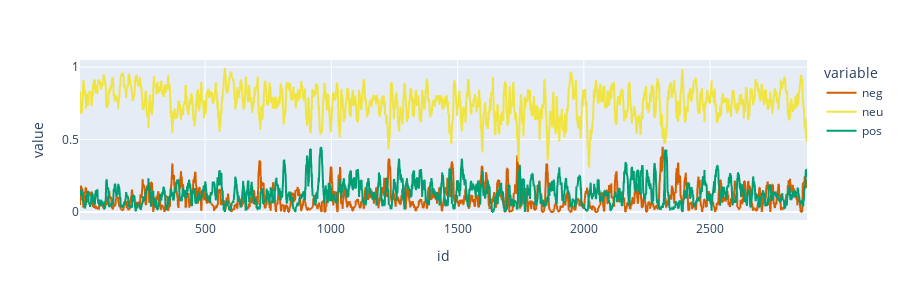

The code cell stored with this chart in its notebook:
### Code cell
# display sentiment for a given season
def display_sentiment_rolling(season:str, windowsize=10)->None:
    df_rolling_average = df_sentiment.drop(columns="sentiment").rolling(windowsize).mean()
    fig = px.line(df_rolling_average.loc[df[df["season"]=="S1"].index], x="id", y=["neg", "neu", "pos"],
        color_discrete_sequence=['rgb(213,94,0)', 'rgb(240,228,66)', 'rgb(0,158,115)'],
        height=300        
    )
    fig.show()

display_sentiment_rolling("S1", 10)

### Figure 1 — Plotly figure (JSON) as saved in the notebook; plotly's stock layout.template omitted (floating-point values rounded to 4 significant figures; data arrays with more than 128 entries replaced by an {"elided": "..."} marker saying what was removed)
{"data": [{"hovertemplate": "variable=neg<br>id=%{x}<br>value=%{y}<extra></extra>", "legendgroup": "neg", "line": {"color": "rgb(213,94,0)", "dash": "solid"}, "marker": {"symbol": "circle"}, "mode": "lines", "name": "neg", "showlegend": true, "type": "scattergl", "x": {"elided": "2889 float values"}, "xaxis": "x", "y": {"elided": "2889 float values"}, "yaxis": "y"}, {"hovertemplate": "variable=neu<br>id=%{x}<br>value=%{y}<extra></extra>", "legendgroup": "neu", "line": {"color": "rgb(240,228,66)", "dash": "solid"}, "marker": {"symbol": "circle"}, "mode": "lines", "name": "neu", "showlegend": true, "type": "scattergl", "x": {"elided": "2889 float values"}, "xaxis": "x", "y": {"elided": "2889 float values"}, "yaxis": "y"}, {"hovertemplate": "variable=pos<br>id=%{x}<br>value=%{y}<extra></extra>", "legendgroup": "pos", "line": {"color": "rgb(0,158,115)", "dash": "solid"}, "marker": {"symbol": "circle"}, "mode": "lines", "name": "pos", "showlegend": true, "type": "scattergl", "x": {"elided": "2889 float values"}, "xaxis": "x", "y": {"elided": "2889 float values"}, "yaxis": "y"}], "layout": {"height": 300, "legend": {"title": {"text": "variable"}, "tracegroupgap": 0}, "margin": {"t": 60}, "xaxis": {"anchor": "y", "domain": [0, 1], "title": {"text": "id"}}, "yaxis": {"anchor": "x", "domain": [0, 1], "title": {"text": "value"}}}}
